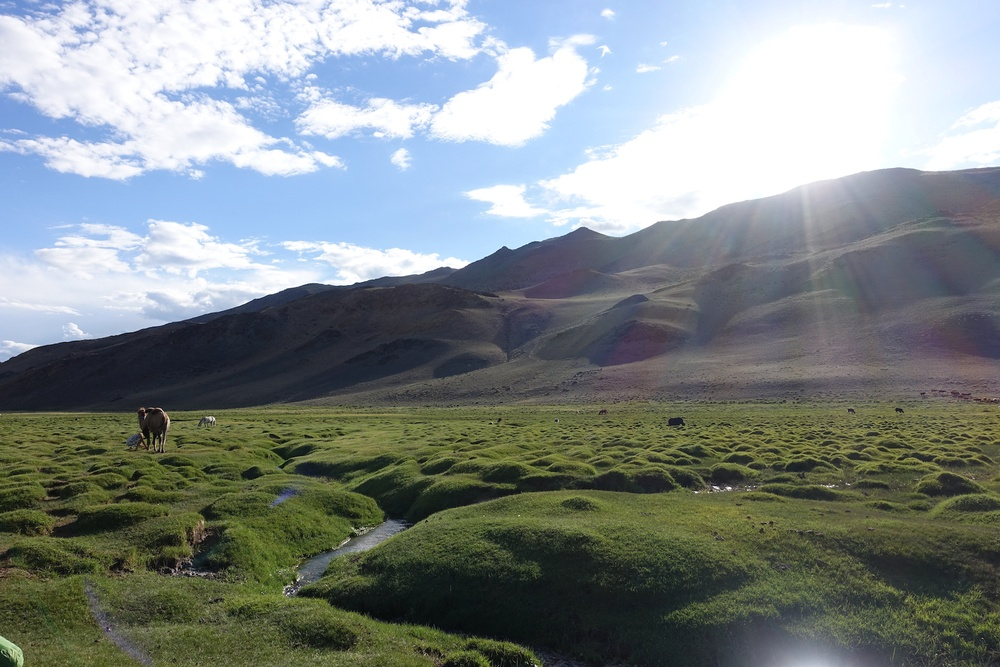
#> input picture PanoramaCreater/imageFolder/Field/1.jpg, 1000 x 667 px, shrunk from 1620 x 1080 before the run
$ jupyter execute Untitled.ipynb
#> lines starting #> are read from the running program, lines starting #| are printed output that depends on the picture
[cell 1]
import numpy as np
import matplotlib.pyplot as plt
import cv2 as cv

[cell 2]
img1 = cv.imread('./imageFolder/Field/1.jpg')
#> img1 is the input picture: shape (667, 1000, 3); mean B, G, R 136.2, 137, 129
img2 = cv.imread('./imageFolder/Field/2.jpg')
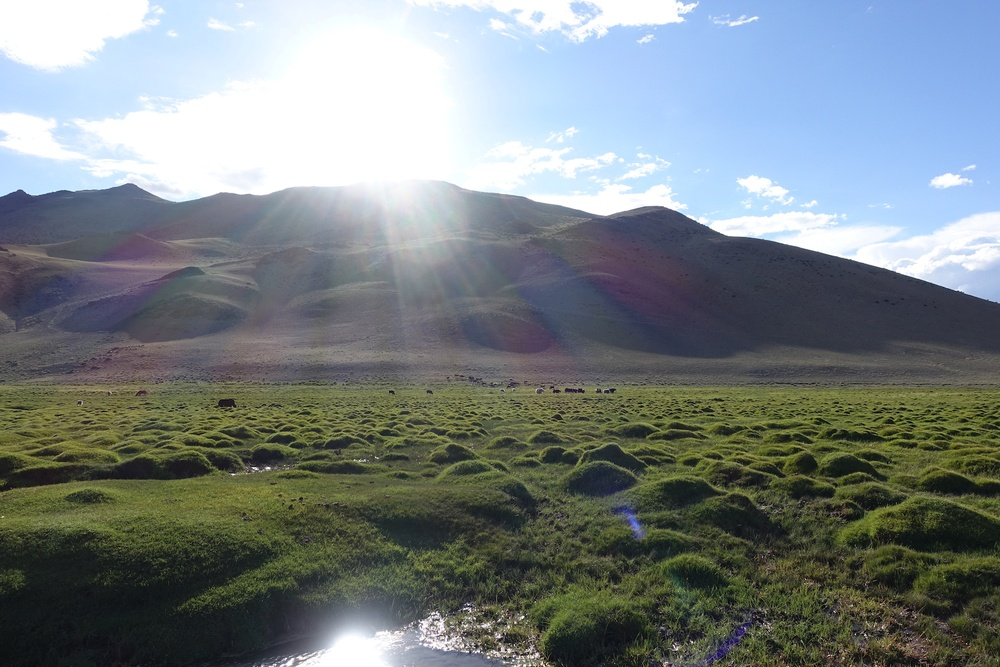
#> input picture PanoramaCreater/imageFolder/Field/2.jpg, 1000 x 667 px, shrunk from 1620 x 1080 before the run
#> img2 is the input picture: shape (667, 1000, 3); mean B, G, R 131.1, 129.8, 121.3

[cell 3]
plt.figure(figsize=(10,10))

plt.subplot(1,2,1)
plt.imshow(cv.cvtColor(img1,cv.COLOR_BGR2RGB))
plt.axis('off')
plt.title('Image1')


plt.subplot(1,2,2)
plt.imshow(cv.cvtColor(img2,cv.COLOR_BGR2RGB))
plt.axis('off')
plt.title('Image2')
plt.show()

[cell 4]
gray1 = cv.cvtColor(img1,cv.COLOR_BGR2GRAY)
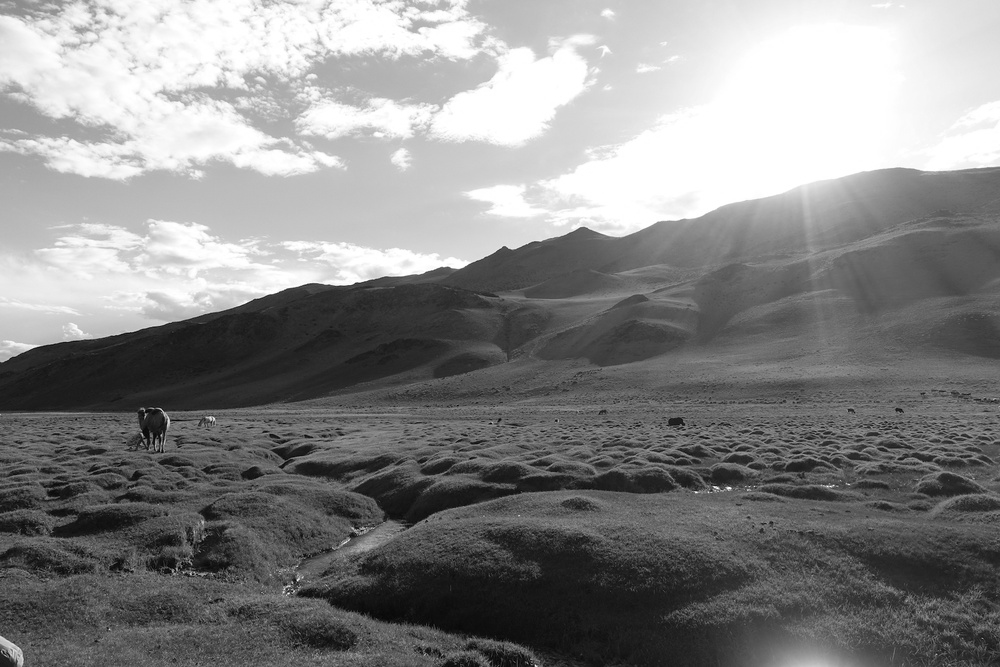
#> gray1: shape (667, 1000); min 1, max 255, mean 134.5
gray2 = cv.cvtColor(img2,cv.COLOR_BGR2GRAY)
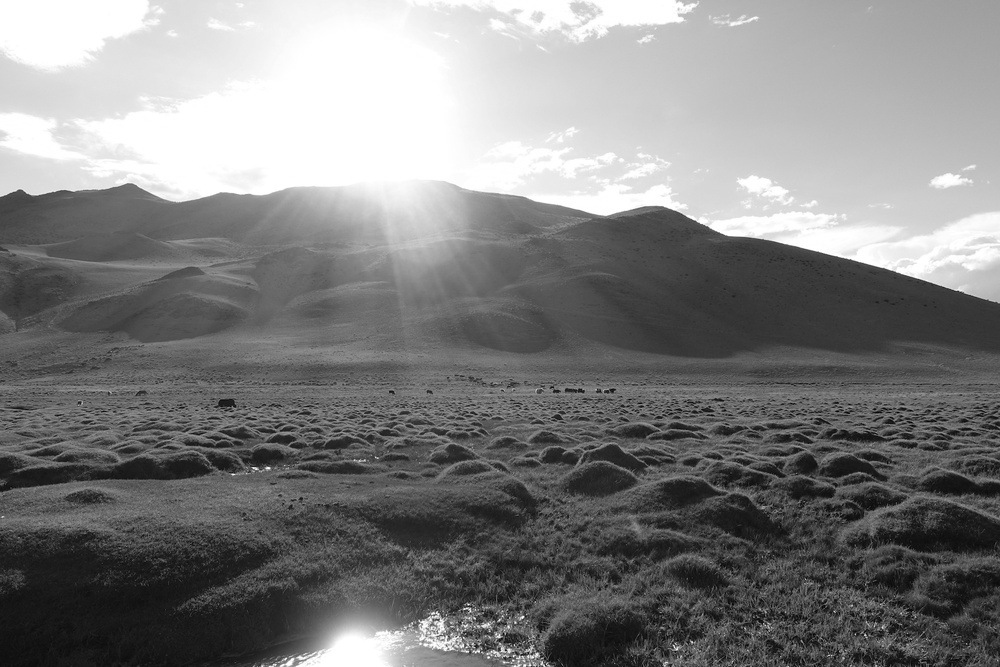
#> gray2: shape (667, 1000); min 1, max 255, mean 127.4

[cell 5]
sift = cv.SIFT_create()

[cell 6]
kp1, des1 = sift.detectAndCompute(gray1, None)
#> kp1 = 2712 keypoints; strongest (x, y, size): (729, 488, 2.6), (168, 421, 2), (173, 570, 1.9), (210, 418, 2.4)
kp2, des2 = sift.detectAndCompute(gray2, None)
#> kp2 = 2846 keypoints; strongest (x, y, size): (523, 617, 1.9), (268, 468, 2.4), (256, 468, 2.2), (499, 636, 2.4)

[cell 7]
des1.shape
#> Out = (2712, 128)

[cell 8]
img1_kp= cv.drawKeypoints(img1,kp1,None,flags=cv.DRAW_MATCHES_FLAGS_DRAW_RICH_KEYPOINTS)
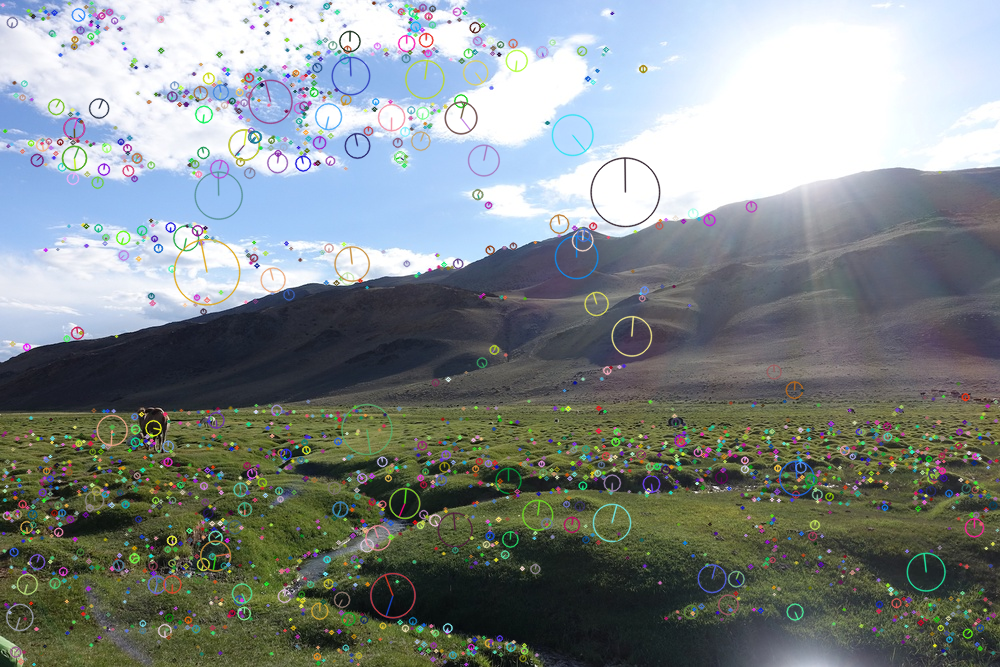
#> img1_kp: shape (667, 1000, 3); mean B, G, R 136.9, 137.2, 129.5
img2_kp= cv.drawKeypoints(img2,kp2,None,flags=cv.DRAW_MATCHES_FLAGS_DRAW_RICH_KEYPOINTS)

[cell 9]
plt.figure(figsize=(12, 6))
plt.subplot(1, 2, 1)
plt.imshow(cv.cvtColor(img1_kp, cv.COLOR_BGR2RGB))
plt.title(f"Image 1 Keypoints: {len(kp1)}")
plt.axis('off')

plt.subplot(1, 2, 2)
plt.imshow(cv.cvtColor(img2_kp, cv.COLOR_BGR2RGB))
plt.title(f"Image 2 Keypoints: {len(kp2)}")
plt.axis('off')

plt.show()
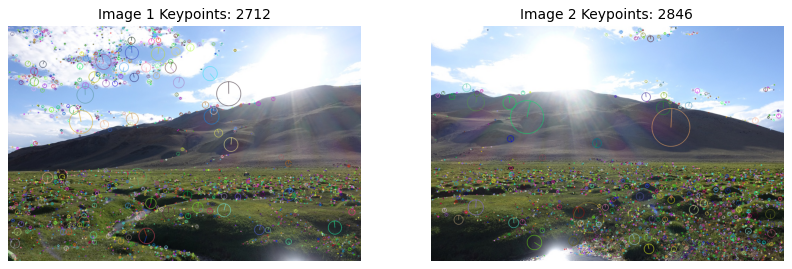
#> figure drawn by matplotlib, 2 panels

[cell 10]
plt.figure(figsize=(12, 6))
plt.subplot(1, 2, 1)
plt.imshow(cv.cvtColor(img1_kp, cv.COLOR_BGR2GRAY))
plt.title(f"Image 1 Keypoints: {len(kp1)}")
plt.axis('off')

plt.subplot(1, 2, 2)
plt.imshow(cv.cvtColor(img2_kp, cv.COLOR_BGR2GRAY))
plt.title(f"Image 2 Keypoints: {len(kp2)}")
plt.axis('off')

plt.show()
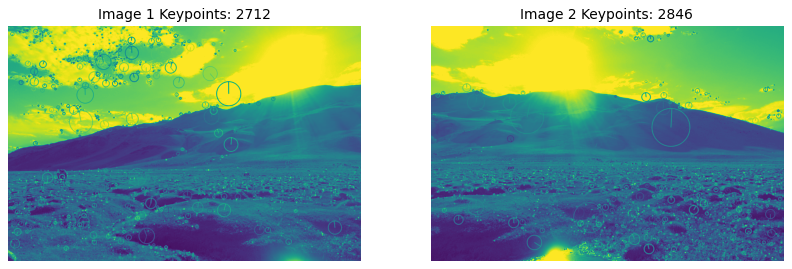
#> figure drawn by matplotlib, 2 panels

[cell 11]
bf = cv.BFMatcher()

[cell 12]
matches = bf.knnMatch(des1,des2,k=2)
#> matches = 2712 matches

[cell 13]
good_matches = []

for m,n in matches:
    if m.distance < 0.75 * n.distance:
        good_matches.append([m])
#> after the loop, good_matches = 383 matches

print(f"Total_matches is {len(matches)}")
#| Total_matches is 2712
print(f"Total good matches is {len(good_matches)}")
#| Total good matches is 383

[cell 14]
img_matches = cv.drawMatchesKnn(img1, kp1, img2, kp2, good_matches, None, flags=2)
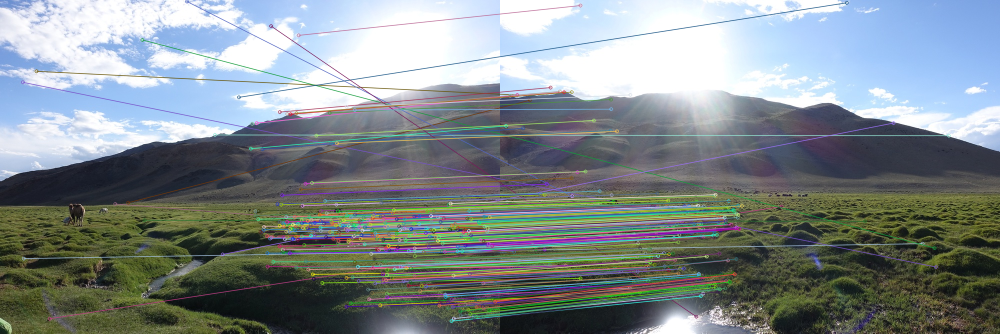
#> img_matches: shape (667, 2000, 3) (shown at 1/2 size); mean B, G, R 139.8, 138, 128.8

[cell 15]
plt.figure(figsize=(12,8))
plt.imshow(cv.cvtColor(img_matches,cv.COLOR_BGR2RGB))
plt.title("Feature Matches (Good Ones Only)")
plt.axis('off')
plt.show()

[cell 16]
pts_img1 =[]
pts_img2 = []

for match in good_matches:
    m = match[0]
    pts_img1.append(kp1[m.queryIdx].pt)
    pts_img2.append(kp2[m.trainIdx].pt)
#> after the loop, pts_img1 = 383 pairs, first value 45.31 to 990.3, second value 2.63 to 641.7; pts_img2 = 383 pairs, first value 11.5 to 897.2, second value 5.12 to 633

pts_img1= np.float32(pts_img1)
pts_img2= np.float32(pts_img2)

[cell 17]
H,mask = cv.findHomography(pts_img1,pts_img2,cv.RANSAC,4.0)
#> H = [[2.85, -0.462, -1237.7], [0.779, 2.14, -537], [0.00197, -0.000269, 1]]; mask = 383 values, max 1 at index 15, min 0 at index 0, mean 0.911

[cell 18]
print("Homography matrix:")
print(H)
#| [[ 2.85130714e+00 -4.62220219e-01 -1.23766114e+03]
#|  [ 7.78817140e-01  2.14458738e+00 -5.36990703e+02]
#|  [ 1.96789172e-03 -2.69490587e-04  1.00000000e+00]]
print(f"Inliers found: {np.sum(mask)} / {len(mask)}")
#| Inliers found: 349 / 383

[cell 19]
h1,w1 = img1.shape[:2]
#> h1 = 667; w1 = 1000
h2,w2 = img2.shape[:2]
#> h2 = 667; w2 = 1000

[cell 20]
warped_img2 = cv.warpPerspective(img2,H,(w1+w2,max(h1,h2)))
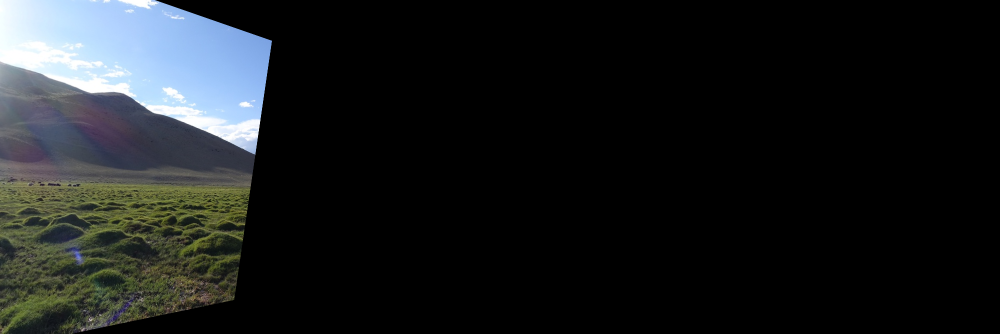
#> warped_img2: shape (667, 2000, 3) (shown at 1/2 size); mean B, G, R 30, 29, 26.3

plt.figure(figsize=(16,8))
plt.imshow(cv.cvtColor(warped_img2, cv.COLOR_BGR2RGB))
plt.title("Stitched Result (Basic)")
plt.axis('off')
plt.show()

[cell 21]
warped_img2 = cv.warpPerspective(img2,H,(w1+w2,max(h1,h2)))

warped_img2[0:h1,0:w1]=img1
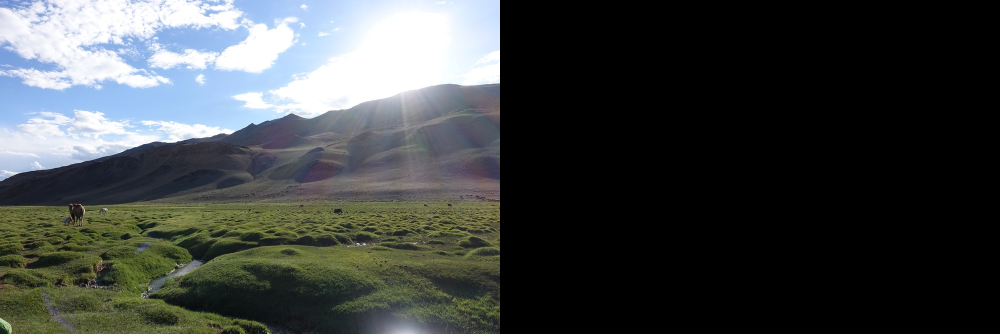
#> warped_img2: shape (667, 2000, 3) (shown at 1/2 size); mean B, G, R 68.1, 68.5, 64.5

plt.figure(figsize=(16,8))
plt.imshow(cv.cvtColor(warped_img2, cv.COLOR_BGR2RGB))
plt.title("Stitched Result (Basic)")
plt.axis('off')
plt.show()

[cell 22]
def compute_new_canvas_and_update_topography(img1,img2,H):
    h1,w1 = img1.shape[:2]
#> h1 = 667; w1 = 1000
    h2,w2 = img2.shape[:2]
#> h2 = 667; w2 = 1000

    corners_img2 = np.array([
        [0,0],
        [w2,0],
        [w2,h2],
        [0,h2]
    ],dtype='float32').reshape(-1,1,2)

    warped_corners_img2 = cv.perspectiveTransform(corners_img2,H)
#> warped_corners_img2 = [[-1237.7, -537], [543.7, 81.48], [468.2, 599.8], [-1884.7, 1089.2]]

    x_min,y_min = np.int32(warped_corners_img2.min(axis=0).ravel())
#> x_min = -1884; y_min = -536
    x_max,y_max = np.int32(warped_corners_img2.max(axis=0).ravel())
#> x_max = 543; y_max = 1089

    tx = -x_min if x_min<0 else 0
#> tx = 1884
    ty = -y_min if y_min<0 else 0
#> ty = 536

    T = np.array([
        [1, 0, tx],
        [0, 1, ty],
        [0, 0, 1]
    ])
#> T = [[1, 0, 1884], [0, 1, 536], [0, 0, 1]]


    H_updated = T @ H
#> H_updated = [[6.56, -0.97, 646.3], [1.83, 2, -0.991], [0.00197, -0.000269, 1]]

    new_width = max(x_max+tx,w1+tx)
#> new_width = 2884
    new_height = max(y_max+ty,h1+ty)
#> new_height = 1625

    return H_updated, (new_width, new_height), (tx, ty)

[cell 23]
H_updated,(new_width,new_height),(tx,ty) = compute_new_canvas_and_update_topography(img1,img2,H)
#> new_width = 2884; new_height = 1625; tx = 1884; ty = 536

warped_img2 = cv.warpPerspective(img2,H_updated,(new_width,new_height))
#> warped_img2: shape (1625, 2884, 3)

final_canvas = warped_img2.copy()

final_canvas[ty:ty+img1.shape[0],ty:ty+img1.shape[1]] = img1
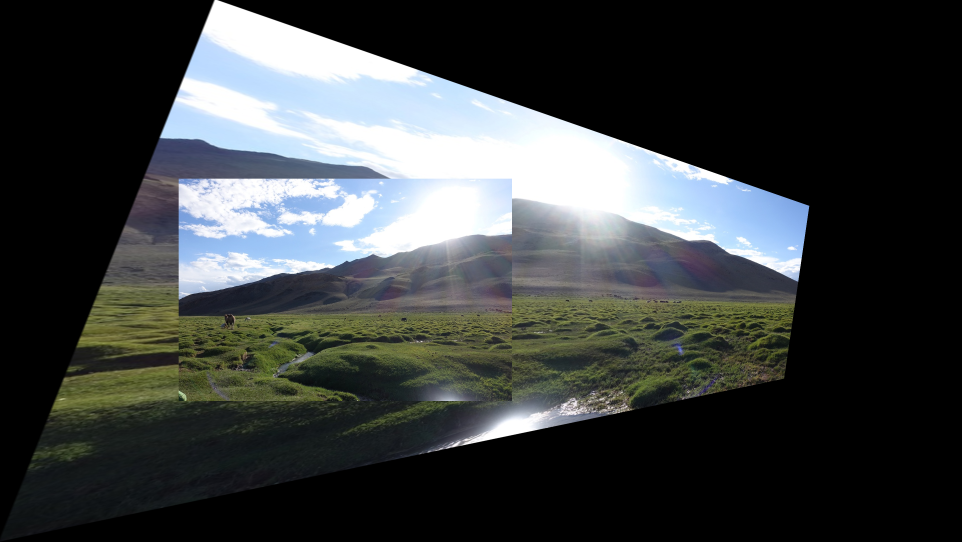
#> final_canvas: shape (1625, 2884, 3) (shown at 1/3 size); mean B, G, R 63.8, 63.6, 60
plt.figure(figsize=(16, 8))
plt.imshow(cv.cvtColor(final_canvas, cv.COLOR_BGR2RGB))
plt.title("Final Panorama (Canvas Adjusted)")
plt.axis('off')
plt.show()
